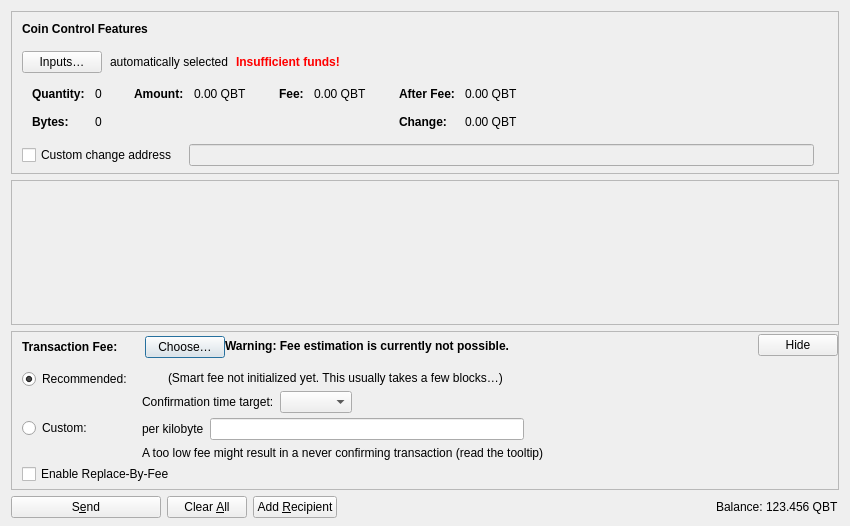
<?xml version="1.0" encoding="UTF-8"?>
<ui version="4.0">
 <class>SendCoinsDialog</class>
 <widget class="QDialog" name="SendCoinsDialog">
  <property name="geometry">
   <rect>
    <x>0</x>
    <y>0</y>
    <width>850</width>
    <height>526</height>
   </rect>
  </property>
  <property name="windowTitle">
   <string>Send Coins</string>
  </property>
  <layout class="QVBoxLayout" name="verticalLayout" stretch="0,1,0,0">
   <property name="bottomMargin">
    <number>8</number>
   </property>
   <item>
    <widget class="QFrame" name="frameCoinControl">
     <property name="sizePolicy">
      <sizepolicy hsizetype="Expanding" vsizetype="Expanding">
       <horstretch>0</horstretch>
       <verstretch>0</verstretch>
      </sizepolicy>
     </property>
     <property name="maximumSize">
      <size>
       <width>16777215</width>
       <height>16777215</height>
      </size>
     </property>
     <property name="frameShape">
      <enum>QFrame::StyledPanel</enum>
     </property>
     <property name="frameShadow">
      <enum>QFrame::Sunken</enum>
     </property>
     <layout class="QVBoxLayout" name="verticalLayoutCoinControl2">
      <property name="spacing">
       <number>0</number>
      </property>
      <property name="leftMargin">
       <number>0</number>
      </property>
      <property name="topMargin">
       <number>0</number>
      </property>
      <property name="rightMargin">
       <number>0</number>
      </property>
      <property name="bottomMargin">
       <number>6</number>
      </property>
      <item>
       <layout class="QVBoxLayout" name="verticalLayoutCoinControl" stretch="0,0,0,0,1">
        <property name="spacing">
         <number>0</number>
        </property>
        <property name="leftMargin">
         <number>10</number>
        </property>
        <property name="topMargin">
         <number>10</number>
        </property>
        <item>
         <layout class="QHBoxLayout" name="horizontalLayoutCoinControl1">
          <property name="bottomMargin">
           <number>15</number>
          </property>
          <item>
           <widget class="QLabel" name="labelCoinControlFeatures">
            <property name="sizePolicy">
             <sizepolicy hsizetype="Preferred" vsizetype="Maximum">
              <horstretch>0</horstretch>
              <verstretch>0</verstretch>
             </sizepolicy>
            </property>
            <property name="font">
             <font>
              <weight>75</weight>
              <bold>true</bold>
             </font>
            </property>
            <property name="styleSheet">
             <string notr="true">font-weight:bold;</string>
            </property>
            <property name="text">
             <string>Coin Control Features</string>
            </property>
           </widget>
          </item>
         </layout>
        </item>
        <item>
         <layout class="QHBoxLayout" name="horizontalLayoutCoinControl2" stretch="0,0,0,0">
          <property name="spacing">
           <number>8</number>
          </property>
          <property name="bottomMargin">
           <number>10</number>
          </property>
          <item>
           <widget class="QPushButton" name="pushButtonCoinControl">
            <property name="styleSheet">
             <string notr="true"/>
            </property>
            <property name="text">
             <string>Inputs…</string>
            </property>
            <property name="autoDefault">
             <bool>false</bool>
            </property>
           </widget>
          </item>
          <item>
           <widget class="QLabel" name="labelCoinControlAutomaticallySelected">
            <property name="text">
             <string>automatically selected</string>
            </property>
            <property name="margin">
             <number>5</number>
            </property>
           </widget>
          </item>
          <item>
           <widget class="QLabel" name="labelCoinControlInsuffFunds">
            <property name="font">
             <font>
              <weight>75</weight>
              <bold>true</bold>
             </font>
            </property>
            <property name="styleSheet">
             <string notr="true">color:red;font-weight:bold;</string>
            </property>
            <property name="text">
             <string>Insufficient funds!</string>
            </property>
            <property name="margin">
             <number>5</number>
            </property>
           </widget>
          </item>
          <item>
           <spacer name="horizontalSpacerCoinControl">
            <property name="orientation">
             <enum>Qt::Horizontal</enum>
            </property>
            <property name="sizeHint" stdset="0">
             <size>
              <width>40</width>
              <height>1</height>
             </size>
            </property>
           </spacer>
          </item>
         </layout>
        </item>
        <item>
         <widget class="QWidget" name="widgetCoinControl" native="true">
          <property name="sizePolicy">
           <sizepolicy hsizetype="Preferred" vsizetype="Preferred">
            <horstretch>0</horstretch>
            <verstretch>0</verstretch>
           </sizepolicy>
          </property>
          <property name="minimumSize">
           <size>
            <width>0</width>
            <height>0</height>
           </size>
          </property>
          <property name="styleSheet">
           <string notr="true"/>
          </property>
          <layout class="QHBoxLayout" name="horizontalLayoutCoinControl5">
           <property name="leftMargin">
            <number>0</number>
           </property>
           <property name="topMargin">
            <number>0</number>
           </property>
           <property name="rightMargin">
            <number>0</number>
           </property>
           <property name="bottomMargin">
            <number>0</number>
           </property>
           <item>
            <layout class="QHBoxLayout" name="horizontalLayoutCoinControl3" stretch="0,0,0,1">
             <property name="spacing">
              <number>20</number>
             </property>
             <property name="topMargin">
              <number>0</number>
             </property>
             <property name="bottomMargin">
              <number>10</number>
             </property>
             <item>
              <layout class="QFormLayout" name="formLayoutCoinControl1">
               <property name="labelAlignment">
                <set>Qt::AlignLeft|Qt::AlignVCenter</set>
               </property>
               <property name="horizontalSpacing">
                <number>10</number>
               </property>
               <property name="verticalSpacing">
                <number>14</number>
               </property>
               <property name="leftMargin">
                <number>10</number>
               </property>
               <property name="topMargin">
                <number>4</number>
               </property>
               <property name="rightMargin">
                <number>6</number>
               </property>
               <item row="0" column="0">
                <widget class="QLabel" name="labelCoinControlQuantityText">
                 <property name="font">
                  <font>
                   <weight>75</weight>
                   <bold>true</bold>
                  </font>
                 </property>
                 <property name="text">
                  <string>Quantity:</string>
                 </property>
                 <property name="margin">
                  <number>0</number>
                 </property>
                </widget>
               </item>
               <item row="0" column="1">
                <widget class="QLabel" name="labelCoinControlQuantity">
                 <property name="cursor">
                  <cursorShape>IBeamCursor</cursorShape>
                 </property>
                 <property name="contextMenuPolicy">
                  <enum>Qt::ActionsContextMenu</enum>
                 </property>
                 <property name="text">
                  <string notr="true">0</string>
                 </property>
                 <property name="margin">
                  <number>0</number>
                 </property>
                 <property name="textInteractionFlags">
                  <set>Qt::LinksAccessibleByMouse|Qt::TextSelectableByKeyboard|Qt::TextSelectableByMouse</set>
                 </property>
                </widget>
               </item>
               <item row="1" column="0">
                <widget class="QLabel" name="labelCoinControlBytesText">
                 <property name="font">
                  <font>
                   <weight>75</weight>
                   <bold>true</bold>
                  </font>
                 </property>
                 <property name="text">
                  <string>Bytes:</string>
                 </property>
                </widget>
               </item>
               <item row="1" column="1">
                <widget class="QLabel" name="labelCoinControlBytes">
                 <property name="cursor">
                  <cursorShape>IBeamCursor</cursorShape>
                 </property>
                 <property name="contextMenuPolicy">
                  <enum>Qt::ActionsContextMenu</enum>
                 </property>
                 <property name="text">
                  <string notr="true">0</string>
                 </property>
                 <property name="textInteractionFlags">
                  <set>Qt::LinksAccessibleByMouse|Qt::TextSelectableByKeyboard|Qt::TextSelectableByMouse</set>
                 </property>
                </widget>
               </item>
              </layout>
             </item>
             <item>
              <layout class="QFormLayout" name="formLayoutCoinControl2">
               <property name="horizontalSpacing">
                <number>10</number>
               </property>
               <property name="verticalSpacing">
                <number>14</number>
               </property>
               <property name="leftMargin">
                <number>6</number>
               </property>
               <property name="topMargin">
                <number>4</number>
               </property>
               <property name="rightMargin">
                <number>6</number>
               </property>
               <item row="0" column="0">
                <widget class="QLabel" name="labelCoinControlAmountText">
                 <property name="font">
                  <font>
                   <weight>75</weight>
                   <bold>true</bold>
                  </font>
                 </property>
                 <property name="text">
                  <string>Amount:</string>
                 </property>
                 <property name="margin">
                  <number>0</number>
                 </property>
                </widget>
               </item>
               <item row="0" column="1">
                <widget class="QLabel" name="labelCoinControlAmount">
                 <property name="cursor">
                  <cursorShape>IBeamCursor</cursorShape>
                 </property>
                 <property name="contextMenuPolicy">
                  <enum>Qt::ActionsContextMenu</enum>
                 </property>
                 <property name="text">
                  <string notr="true">0.00 QBT</string>
                 </property>
                 <property name="textInteractionFlags">
                  <set>Qt::LinksAccessibleByMouse|Qt::TextSelectableByKeyboard|Qt::TextSelectableByMouse</set>
                 </property>
                </widget>
               </item>
              </layout>
             </item>
             <item>
              <layout class="QFormLayout" name="formLayoutCoinControl3">
               <property name="horizontalSpacing">
                <number>10</number>
               </property>
               <property name="verticalSpacing">
                <number>14</number>
               </property>
               <property name="leftMargin">
                <number>6</number>
               </property>
               <property name="topMargin">
                <number>4</number>
               </property>
               <property name="rightMargin">
                <number>6</number>
               </property>
               <item row="0" column="0">
                <widget class="QLabel" name="labelCoinControlFeeText">
                 <property name="font">
                  <font>
                   <weight>75</weight>
                   <bold>true</bold>
                  </font>
                 </property>
                 <property name="text">
                  <string>Fee:</string>
                 </property>
                 <property name="margin">
                  <number>0</number>
                 </property>
                </widget>
               </item>
               <item row="0" column="1">
                <widget class="QLabel" name="labelCoinControlFee">
                 <property name="cursor">
                  <cursorShape>IBeamCursor</cursorShape>
                 </property>
                 <property name="contextMenuPolicy">
                  <enum>Qt::ActionsContextMenu</enum>
                 </property>
                 <property name="text">
                  <string notr="true">0.00 QBT</string>
                 </property>
                 <property name="textInteractionFlags">
                  <set>Qt::LinksAccessibleByMouse|Qt::TextSelectableByKeyboard|Qt::TextSelectableByMouse</set>
                 </property>
                </widget>
               </item>
              </layout>
             </item>
             <item>
              <layout class="QFormLayout" name="formLayoutCoinControl4">
               <property name="labelAlignment">
                <set>Qt::AlignLeft|Qt::AlignVCenter</set>
               </property>
               <property name="horizontalSpacing">
                <number>10</number>
               </property>
               <property name="verticalSpacing">
                <number>14</number>
               </property>
               <property name="leftMargin">
                <number>6</number>
               </property>
               <property name="topMargin">
                <number>4</number>
               </property>
               <property name="rightMargin">
                <number>6</number>
               </property>
               <item row="0" column="0">
                <widget class="QLabel" name="labelCoinControlAfterFeeText">
                 <property name="font">
                  <font>
                   <weight>75</weight>
                   <bold>true</bold>
                  </font>
                 </property>
                 <property name="text">
                  <string>After Fee:</string>
                 </property>
                 <property name="margin">
                  <number>0</number>
                 </property>
                </widget>
               </item>
               <item row="0" column="1">
                <widget class="QLabel" name="labelCoinControlAfterFee">
                 <property name="cursor">
                  <cursorShape>IBeamCursor</cursorShape>
                 </property>
                 <property name="contextMenuPolicy">
                  <enum>Qt::ActionsContextMenu</enum>
                 </property>
                 <property name="text">
                  <string notr="true">0.00 QBT</string>
                 </property>
                 <property name="textInteractionFlags">
                  <set>Qt::LinksAccessibleByMouse|Qt::TextSelectableByKeyboard|Qt::TextSelectableByMouse</set>
                 </property>
                </widget>
               </item>
               <item row="1" column="0">
                <widget class="QLabel" name="labelCoinControlChangeText">
                 <property name="font">
                  <font>
                   <weight>75</weight>
                   <bold>true</bold>
                  </font>
                 </property>
                 <property name="text">
                  <string>Change:</string>
                 </property>
                </widget>
               </item>
               <item row="1" column="1">
                <widget class="QLabel" name="labelCoinControlChange">
                 <property name="cursor">
                  <cursorShape>IBeamCursor</cursorShape>
                 </property>
                 <property name="contextMenuPolicy">
                  <enum>Qt::ActionsContextMenu</enum>
                 </property>
                 <property name="text">
                  <string notr="true">0.00 QBT</string>
                 </property>
                 <property name="textInteractionFlags">
                  <set>Qt::LinksAccessibleByMouse|Qt::TextSelectableByKeyboard|Qt::TextSelectableByMouse</set>
                 </property>
                </widget>
               </item>
              </layout>
             </item>
            </layout>
           </item>
          </layout>
         </widget>
        </item>
        <item>
         <layout class="QHBoxLayout" name="horizontalLayoutCoinControl4" stretch="0,0,0">
          <property name="spacing">
           <number>12</number>
          </property>
          <property name="sizeConstraint">
           <enum>QLayout::SetDefaultConstraint</enum>
          </property>
          <property name="topMargin">
           <number>5</number>
          </property>
          <property name="rightMargin">
           <number>5</number>
          </property>
          <item>
           <widget class="QCheckBox" name="checkBoxCoinControlChange">
            <property name="toolTip">
             <string>If this is activated, but the change address is empty or invalid, change will be sent to a newly generated address.</string>
            </property>
            <property name="text">
             <string>Custom change address</string>
            </property>
           </widget>
          </item>
          <item>
           <widget class="QValidatedLineEdit" name="lineEditCoinControlChange">
            <property name="enabled">
             <bool>false</bool>
            </property>
            <property name="sizePolicy">
             <sizepolicy hsizetype="Expanding" vsizetype="Fixed">
              <horstretch>0</horstretch>
              <verstretch>0</verstretch>
             </sizepolicy>
            </property>
           </widget>
          </item>
          <item>
           <widget class="QLabel" name="labelCoinControlChangeLabel">
            <property name="sizePolicy">
             <sizepolicy hsizetype="Preferred" vsizetype="Expanding">
              <horstretch>0</horstretch>
              <verstretch>0</verstretch>
             </sizepolicy>
            </property>
            <property name="minimumSize">
             <size>
              <width>0</width>
              <height>0</height>
             </size>
            </property>
            <property name="text">
             <string/>
            </property>
            <property name="margin">
             <number>3</number>
            </property>
           </widget>
          </item>
         </layout>
        </item>
        <item>
         <spacer name="verticalSpacerCoinControl">
          <property name="orientation">
           <enum>Qt::Vertical</enum>
          </property>
          <property name="sizeHint" stdset="0">
           <size>
            <width>800</width>
            <height>1</height>
           </size>
          </property>
         </spacer>
        </item>
       </layout>
      </item>
     </layout>
    </widget>
   </item>
   <item>
    <widget class="QScrollArea" name="scrollArea">
     <property name="widgetResizable">
      <bool>true</bool>
     </property>
     <widget class="QWidget" name="scrollAreaWidgetContents">
      <property name="geometry">
       <rect>
        <x>0</x>
        <y>0</y>
        <width>830</width>
        <height>104</height>
       </rect>
      </property>
      <layout class="QVBoxLayout" name="verticalLayout_2" stretch="0,1">
       <property name="leftMargin">
        <number>0</number>
       </property>
       <property name="topMargin">
        <number>0</number>
       </property>
       <property name="rightMargin">
        <number>0</number>
       </property>
       <property name="bottomMargin">
        <number>0</number>
       </property>
       <item>
        <layout class="QVBoxLayout" name="entries">
         <property name="spacing">
          <number>6</number>
         </property>
        </layout>
       </item>
       <item>
        <spacer name="verticalSpacer">
         <property name="orientation">
          <enum>Qt::Vertical</enum>
         </property>
         <property name="sizeHint" stdset="0">
          <size>
           <width>20</width>
           <height>40</height>
          </size>
         </property>
        </spacer>
       </item>
      </layout>
     </widget>
    </widget>
   </item>
   <item>
    <widget class="QFrame" name="frameFee">
     <property name="sizePolicy">
      <sizepolicy hsizetype="Expanding" vsizetype="Expanding">
       <horstretch>0</horstretch>
       <verstretch>0</verstretch>
      </sizepolicy>
     </property>
     <property name="maximumSize">
      <size>
       <width>16777215</width>
       <height>16777215</height>
      </size>
     </property>
     <property name="frameShape">
      <enum>QFrame::StyledPanel</enum>
     </property>
     <property name="frameShadow">
      <enum>QFrame::Sunken</enum>
     </property>
     <layout class="QVBoxLayout" name="verticalLayoutFee1">
      <property name="spacing">
       <number>0</number>
      </property>
      <property name="leftMargin">
       <number>0</number>
      </property>
      <property name="topMargin">
       <number>0</number>
      </property>
      <property name="rightMargin">
       <number>0</number>
      </property>
      <property name="bottomMargin">
       <number>0</number>
      </property>
      <item>
       <layout class="QVBoxLayout" name="verticalLayoutFee2" stretch="0,0,0">
        <property name="spacing">
         <number>0</number>
        </property>
        <property name="leftMargin">
         <number>10</number>
        </property>
        <property name="topMargin">
         <number>0</number>
        </property>
        <item>
         <layout class="QHBoxLayout" name="horizontalLayoutFee1">
          <property name="bottomMargin">
           <number>0</number>
          </property>
          <item>
           <layout class="QVBoxLayout" name="verticalLayoutFee7">
            <property name="spacing">
             <number>0</number>
            </property>
            <item>
             <spacer name="verticalSpacerSmartFee">
              <property name="orientation">
               <enum>Qt::Vertical</enum>
              </property>
              <property name="sizeType">
               <enum>QSizePolicy::Fixed</enum>
              </property>
              <property name="sizeHint" stdset="0">
               <size>
                <width>1</width>
                <height>4</height>
               </size>
              </property>
             </spacer>
            </item>
            <item>
             <layout class="QHBoxLayout" name="horizontalLayoutSmartFee">
              <property name="spacing">
               <number>10</number>
              </property>
              <item>
               <widget class="QLabel" name="labelFeeHeadline">
                <property name="sizePolicy">
                 <sizepolicy hsizetype="Preferred" vsizetype="Maximum">
                  <horstretch>0</horstretch>
                  <verstretch>0</verstretch>
                 </sizepolicy>
                </property>
                <property name="font">
                 <font>
                  <weight>75</weight>
                  <bold>true</bold>
                 </font>
                </property>
                <property name="styleSheet">
                 <string notr="true">font-weight:bold;</string>
                </property>
                <property name="text">
                 <string>Transaction Fee:</string>
                </property>
               </widget>
              </item>
              <item>
               <widget class="QLabel" name="labelFeeMinimized">
                <property name="text">
                 <string/>
                </property>
               </widget>
              </item>
              <item>
               <widget class="QPushButton" name="buttonChooseFee">
                <property name="text">
                 <string>Choose…</string>
                </property>
               </widget>
              </item>
             </layout>
            </item>
            <item>
             <spacer name="verticalSpacer_5">
              <property name="orientation">
               <enum>Qt::Vertical</enum>
              </property>
              <property name="sizeHint" stdset="0">
               <size>
                <width>1</width>
                <height>1</height>
               </size>
              </property>
             </spacer>
            </item>
           </layout>
          </item>
          <item>
           <widget class="QLabel" name="fallbackFeeWarningLabel">
            <property name="toolTip">
             <string>Using the fallbackfee can result in sending a transaction that will take several hours or days (or never) to confirm. Consider choosing your fee manually or wait until you have validated the complete chain.</string>
            </property>
            <property name="font">
            <font>
                <weight>75</weight>
                <bold>true</bold>
            </font>
            </property>
            <property name="text">
             <string>Warning: Fee estimation is currently not possible.</string>
            </property>
            <property name="wordWrap">
             <bool>false</bool>
            </property>
           </widget>
          </item>
          <item>
           <spacer name="horizontalSpacer_4">
            <property name="orientation">
             <enum>Qt::Horizontal</enum>
            </property>
            <property name="sizeType">
             <enum>QSizePolicy::MinimumExpanding</enum>
            </property>
            <property name="sizeHint" stdset="0">
             <size>
              <width>40</width>
              <height>20</height>
             </size>
            </property>
           </spacer>
          </item>
          <item>
           <widget class="QPushButton" name="buttonMinimizeFee">
            <property name="toolTip">
             <string>Hide transaction fee settings</string>
            </property>
            <property name="text">
             <string>Hide</string>
            </property>
           </widget>
          </item>
         </layout>
        </item>
        <item>
         <widget class="QFrame" name="frameFeeSelection">
          <layout class="QVBoxLayout" name="verticalLayoutFee12">
           <property name="spacing">
            <number>0</number>
           </property>
           <property name="leftMargin">
            <number>0</number>
           </property>
           <property name="topMargin">
            <number>0</number>
           </property>
           <property name="rightMargin">
            <number>0</number>
           </property>
           <property name="bottomMargin">
            <number>0</number>
           </property>
           <item>
            <layout class="QGridLayout" name="gridLayoutFee">
             <property name="topMargin">
              <number>10</number>
             </property>
             <property name="bottomMargin">
              <number>4</number>
             </property>
             <property name="horizontalSpacing">
              <number>10</number>
             </property>
             <property name="verticalSpacing">
              <number>4</number>
             </property>
             <item row="1" column="1">
              <layout class="QVBoxLayout" name="verticalLayoutFee8">
               <property name="spacing">
                <number>6</number>
               </property>
               <item>
                <layout class="QHBoxLayout" name="horizontalLayoutFee13">
                 <item>
                  <widget class="QLabel" name="labelCustomPerKilobyte">
                   <property name="toolTip">
                    <string>Specify a custom fee per kB (1,000 bytes) of the transaction's virtual size.

Note:  Since the fee is calculated on a per-byte basis, a fee rate of "100 bits per kvB" for a transaction size of 500 virtual bytes (half of 1 kvB) would ultimately yield a fee of only 50 bits.</string>
                   </property>
                   <property name="text">
                    <string>per kilobyte</string>
                   </property>
                  </widget>
                 </item>
                 <item>
                  <widget class="BitcoinAmountField" name="customFee"/>
                 </item>
                 <item>
                  <spacer name="horizontalSpacer_6">
                   <property name="orientation">
                    <enum>Qt::Horizontal</enum>
                   </property>
                   <property name="sizeHint" stdset="0">
                    <size>
                     <width>1</width>
                     <height>1</height>
                    </size>
                   </property>
                  </spacer>
                 </item>
                </layout>
               </item>
               <item>
                <layout class="QHBoxLayout" name="horizontalLayoutFee8">
                 <item>
                  <widget class="QLabel" name="labelCustomFeeWarning">
                   <property name="enabled">
                    <bool>true</bool>
                   </property>
                   <property name="toolTip">
                    <string>When there is less transaction volume than space in the blocks, miners as well as relaying nodes may enforce a minimum fee. Paying only this minimum fee is just fine, but be aware that this can result in a never confirming transaction once there is more demand for qbit transactions than the network can process.</string>
                   </property>
                   <property name="text">
                    <string>A too low fee might result in a never confirming transaction (read the tooltip)</string>
                   </property>
                  </widget>
                 </item>
                 <item>
                  <spacer name="horizontalSpacer_2">
                   <property name="orientation">
                    <enum>Qt::Horizontal</enum>
                   </property>
                   <property name="sizeHint" stdset="0">
                    <size>
                     <width>1</width>
                     <height>1</height>
                    </size>
                   </property>
                  </spacer>
                 </item>
                </layout>
               </item>
              </layout>
             </item>
             <item row="0" column="0">
              <layout class="QVBoxLayout" name="verticalLayoutFee4" stretch="0,1">
               <item>
                <widget class="QRadioButton" name="radioSmartFee">
                 <property name="text">
                  <string>Recommended:</string>
                 </property>
                 <property name="checked">
                  <bool>true</bool>
                 </property>
                 <attribute name="buttonGroup">
                  <string notr="true">groupFee</string>
                 </attribute>
                </widget>
               </item>
               <item>
                <spacer name="verticalSpacer_2">
                 <property name="orientation">
                  <enum>Qt::Vertical</enum>
                 </property>
                 <property name="sizeHint" stdset="0">
                  <size>
                   <width>1</width>
                   <height>1</height>
                  </size>
                 </property>
                </spacer>
               </item>
              </layout>
             </item>
             <item row="1" column="0">
              <layout class="QVBoxLayout" name="verticalLayoutFee9" stretch="0,1">
               <item>
                <widget class="QRadioButton" name="radioCustomFee">
                 <property name="text">
                  <string>Custom:</string>
                 </property>
                 <attribute name="buttonGroup">
                  <string notr="true">groupFee</string>
                 </attribute>
                </widget>
               </item>
               <item>
                <spacer name="verticalSpacer_6">
                 <property name="orientation">
                  <enum>Qt::Vertical</enum>
                 </property>
                 <property name="sizeHint" stdset="0">
                  <size>
                   <width>1</width>
                   <height>1</height>
                  </size>
                 </property>
                </spacer>
               </item>
              </layout>
             </item>
             <item row="0" column="1">
              <layout class="QVBoxLayout" name="verticalLayoutFee3" stretch="0,0,1">
               <property name="spacing">
                <number>6</number>
               </property>
               <property name="topMargin">
                <number>2</number>
               </property>
               <item>
                <layout class="QHBoxLayout" name="horizontalLayoutFee12">
                 <item>
                  <widget class="QLabel" name="labelSmartFee">
                   <property name="text">
                    <string/>
                   </property>
                  </widget>
                 </item>
                 <item>
                  <widget class="QLabel" name="labelFeeEstimation">
                   <property name="text">
                    <string/>
                   </property>
                  </widget>
                 </item>
                 <item>
                  <widget class="QLabel" name="labelSmartFee2">
                   <property name="text">
                    <string>(Smart fee not initialized yet. This usually takes a few blocks…)</string>
                   </property>
                  </widget>
                 </item>
                 <item>
                  <spacer name="horizontalSpacer_5">
                   <property name="orientation">
                    <enum>Qt::Horizontal</enum>
                   </property>
                   <property name="sizeHint" stdset="0">
                    <size>
                     <width>1</width>
                     <height>1</height>
                    </size>
                   </property>
                  </spacer>
                 </item>
                </layout>
               </item>
               <item>
                <layout class="QHBoxLayout" name="horizontalLayoutFee9">
                 <item>
                  <layout class="QVBoxLayout" name="verticalLayoutFee6">
                   <item>
                    <widget class="QLabel" name="labelSmartFee3">
                     <property name="text">
                      <string>Confirmation time target:</string>
                     </property>
                    </widget>
                   </item>
                  </layout>
                 </item>
                 <item>
                  <layout class="QVBoxLayout" name="verticalLayoutFee5">
                   <property name="rightMargin">
                    <number>30</number>
                   </property>
                   <item>
                    <layout class="QHBoxLayout" name="horizontalLayoutConfTarget">
                     <property name="bottomMargin">
                      <number>0</number>
                     </property>
                     <item>
                      <widget class="QComboBox" name="confTargetSelector"/>
                     </item>
                     <item>
                      <spacer name="horizontalSpacerConfTarget">
                       <property name="orientation">
                        <enum>Qt::Horizontal</enum>
                       </property>
                       <property name="sizeHint" stdset="0">
                        <size>
                         <width>40</width>
                         <height>20</height>
                        </size>
                       </property>
                      </spacer>
                     </item>
                    </layout>
                   </item>
                  </layout>
                 </item>
                </layout>
               </item>
               <item>
                <spacer name="verticalSpacer_4">
                 <property name="orientation">
                  <enum>Qt::Vertical</enum>
                 </property>
                 <property name="sizeHint" stdset="0">
                  <size>
                   <width>1</width>
                   <height>1</height>
                  </size>
                 </property>
                </spacer>
               </item>
              </layout>
             </item>
            </layout>
           </item>
           <item>
            <widget class="QCheckBox" name="optInRBF">
             <property name="text">
              <string>Enable Replace-By-Fee</string>
             </property>
             <property name="toolTip">
              <string>With Replace-By-Fee (BIP-125) you can increase a transaction's fee after it is sent. Without this, a higher fee may be recommended to compensate for increased transaction delay risk.</string>
             </property>
            </widget>
           </item>
          </layout>
         </widget>
        </item>
        <item>
         <spacer name="verticalSpacerFee">
          <property name="orientation">
           <enum>Qt::Vertical</enum>
          </property>
          <property name="sizeHint" stdset="0">
           <size>
            <width>40</width>
            <height>5</height>
           </size>
          </property>
         </spacer>
        </item>
       </layout>
      </item>
     </layout>
    </widget>
   </item>
   <item>
    <layout class="QHBoxLayout" name="horizontalLayout">
     <item>
      <widget class="QPushButton" name="sendButton">
       <property name="minimumSize">
        <size>
         <width>150</width>
         <height>0</height>
        </size>
       </property>
       <property name="toolTip">
        <string>Confirm the send action</string>
       </property>
       <property name="text">
        <string>S&amp;end</string>
       </property>
       <property name="icon">
        <iconset resource="../qbit.qrc">
         <normaloff>:/icons/send</normaloff>:/icons/send</iconset>
       </property>
       <property name="autoDefault">
        <bool>false</bool>
       </property>
       <property name="default">
        <bool>false</bool>
       </property>
      </widget>
     </item>
     <item>
      <widget class="QPushButton" name="clearButton">
       <property name="sizePolicy">
        <sizepolicy hsizetype="Minimum" vsizetype="Fixed">
         <horstretch>0</horstretch>
         <verstretch>0</verstretch>
        </sizepolicy>
       </property>
       <property name="toolTip">
        <string>Clear all fields of the form.</string>
       </property>
       <property name="text">
        <string>Clear &amp;All</string>
       </property>
       <property name="icon">
        <iconset resource="../qbit.qrc">
         <normaloff>:/icons/remove</normaloff>:/icons/remove</iconset>
       </property>
       <property name="autoDefault">
        <bool>false</bool>
       </property>
      </widget>
     </item>
     <item>
      <widget class="QPushButton" name="addButton">
       <property name="toolTip">
        <string>Send to multiple recipients at once</string>
       </property>
       <property name="text">
        <string>Add &amp;Recipient</string>
       </property>
       <property name="icon">
        <iconset resource="../qbit.qrc">
         <normaloff>:/icons/add</normaloff>:/icons/add</iconset>
       </property>
       <property name="autoDefault">
        <bool>false</bool>
       </property>
      </widget>
     </item>
     <item>
      <spacer name="horizontalSpacer">
       <property name="orientation">
        <enum>Qt::Horizontal</enum>
       </property>
       <property name="sizeHint" stdset="0">
        <size>
         <width>40</width>
         <height>20</height>
        </size>
       </property>
      </spacer>
     </item>
     <item>
      <layout class="QHBoxLayout" name="horizontalLayout_2">
       <property name="spacing">
        <number>3</number>
       </property>
       <item>
        <widget class="QLabel" name="labelBalanceName">
         <property name="sizePolicy">
          <sizepolicy hsizetype="Preferred" vsizetype="Fixed">
           <horstretch>0</horstretch>
           <verstretch>0</verstretch>
          </sizepolicy>
         </property>
         <property name="text">
          <string>Balance:</string>
         </property>
        </widget>
       </item>
       <item>
        <widget class="QLabel" name="labelBalance">
         <property name="sizePolicy">
          <sizepolicy hsizetype="Preferred" vsizetype="Fixed">
           <horstretch>0</horstretch>
           <verstretch>0</verstretch>
          </sizepolicy>
         </property>
         <property name="cursor">
          <cursorShape>IBeamCursor</cursorShape>
         </property>
         <property name="text">
          <string notr="true">123.456 QBT</string>
         </property>
         <property name="textInteractionFlags">
          <set>Qt::LinksAccessibleByMouse|Qt::TextSelectableByKeyboard|Qt::TextSelectableByMouse</set>
         </property>
        </widget>
       </item>
      </layout>
     </item>
    </layout>
   </item>
  </layout>
 </widget>
 <customwidgets>
  <customwidget>
   <class>QValidatedLineEdit</class>
   <extends>QLineEdit</extends>
   <header>qt/qvalidatedlineedit.h</header>
  </customwidget>
  <customwidget>
   <class>BitcoinAmountField</class>
   <extends>QLineEdit</extends>
   <header>qt/bitcoinamountfield.h</header>
   <container>1</container>
  </customwidget>
 </customwidgets>
 <resources>
  <include location="../qbit.qrc"/>
 </resources>
 <connections/>
 <buttongroups>
  <buttongroup name="groupFee"/>
 </buttongroups>
</ui>
